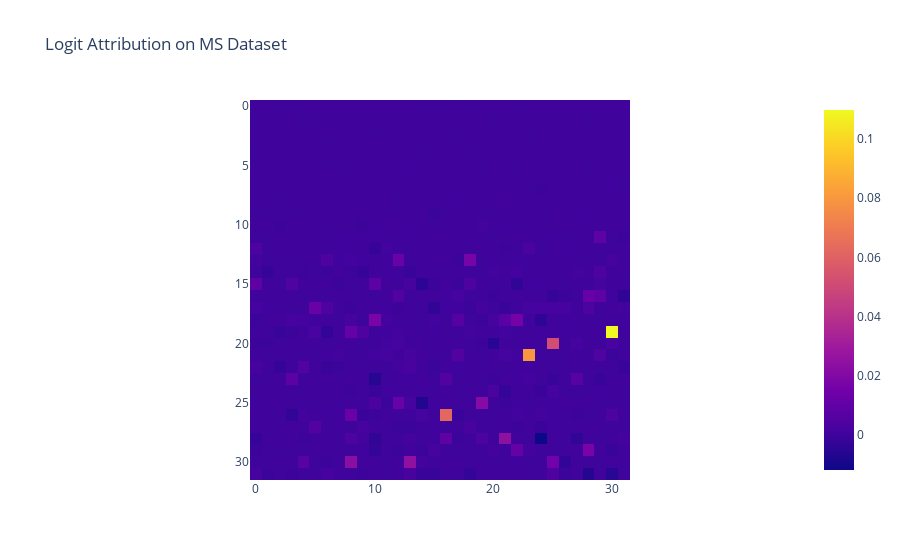

Notebook code for this chart:
### Code cell
result_attrs = torch.stack(attrs[1]['result']).to('cpu')

px.imshow(einops.rearrange(result_attrs.mean(dim=0), '(n_l n_h) -> n_l n_h', n_l=model.cfg.n_layers), title="Logit Attribution on MS Dataset")

### Figure 1 — Plotly figure (JSON) as saved in the notebook; plotly's stock layout.template omitted (floating-point values rounded to 4 significant figures; data arrays with more than 128 entries replaced by an {"elided": "..."} marker saying what was removed)
{"data": [{"coloraxis": "coloraxis", "hovertemplate": "x: %{x}<br>y: %{y}<br>color: %{z}<extra></extra>", "name": "0", "type": "heatmap", "xaxis": "x", "yaxis": "y", "z": {"elided": "32x32 float values"}}], "layout": {"coloraxis": {"colorscale": [[0, "#0d0887"], [0.1111, "#46039f"], [0.2222, "#7201a8"], [0.3333, "#9c179e"], [0.4444, "#bd3786"], [0.5556, "#d8576b"], [0.6667, "#ed7953"], [0.7778, "#fb9f3a"], [0.8889, "#fdca26"], [1, "#f0f921"]]}, "title": {"text": "Logit Attribution on MS Dataset"}, "xaxis": {"anchor": "y", "constrain": "domain", "domain": [0, 1], "scaleanchor": "y"}, "yaxis": {"anchor": "x", "autorange": "reversed", "constrain": "domain", "domain": [0, 1]}}}
